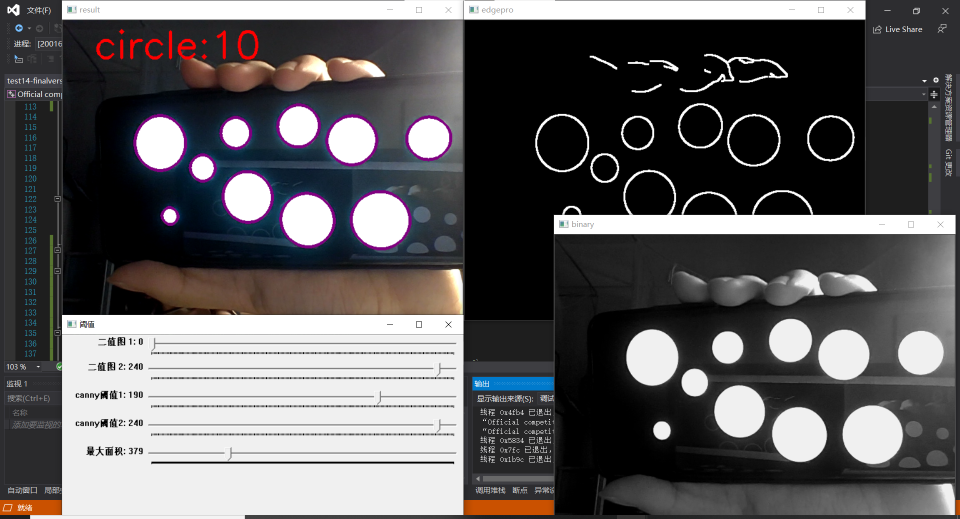
//> input picture circle1.png, 1920 x 1038 px, given in place of the camera (shown at 1/2 size)
$ ./test14-finalversion2   (built with g++ and OpenCV 4)
//> lines starting //> are read from the running program, lines starting //| are printed output that depends on the picture; after the words box and inside, x2 and y2 are one past the last pixel; in counts of white or black regions, pixels touching at a corner belong together

#include <iostream>
#include <opencv2/opencv.hpp>

using namespace cv;
using namespace std;

int nThreshold1 = 0;
int nThreshold2 = 240;
int tmin = 190, tmax = 240;
int amax = 520;
Mat src;
Mat src_gray, binary1, binary2, edge, edgepro;
void on_trackbar(int, void*)
{

}
// 生成轨迹条
void creat_trackbar()
{

	namedWindow("阈值",1);
	resizeWindow("阈值", 640, 320);
	createTrackbar("二值图 1", "阈值", &nThreshold1, 254, on_trackbar);
	createTrackbar("二值图 2", "阈值", &nThreshold2, 254, on_trackbar);
	createTrackbar("canny阈值1", "阈值", &tmin, 254, on_trackbar);
	createTrackbar("canny阈值2", "阈值", &tmax, 254, on_trackbar);
	createTrackbar("最小面积", "阈值", &amax, 2000, on_trackbar);
}

int main()
{
	//默认为外接摄像头
	VideoCapture capture(1);
	creat_trackbar();
	on_trackbar(0,0);
	while (1)
    {
		Mat frame;
		capture >> frame;
//> frame is the input picture: 1038 rows x 1920 cols, CV_8UC3; mean B, G, R 93.7, 92.3, 94
		src = frame;
		Mat result = src.clone();

		//灰度化
		cvtColor(src, src_gray, COLOR_BGR2GRAY);
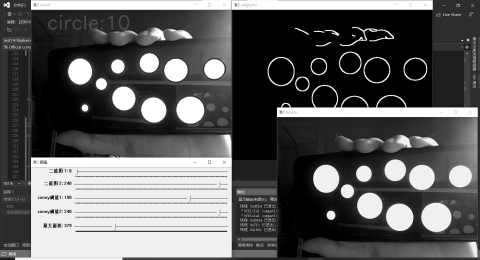
//> src_gray: 1038 rows x 1920 cols, CV_8UC1 (shown at 1/4 size); min 0, max 255, mean 93
		//首次二值化，滤除低频无关信号；默认阈值为0
		threshold(src_gray, binary1, nThreshold1, 255, THRESH_TOZERO);
		//再次二值化，压制高光，只保留中间调；默认阈值为240
		threshold(binary1, binary2, nThreshold2, 255, THRESH_TRUNC);
		imshow("binary", binary2);
		//中值滤波降噪
		medianBlur(binary2, edge, 3);
		imshow("edge1", edge);
		//高斯模糊处理
		GaussianBlur(edge, edge, cv::Size(3, 3), 0);
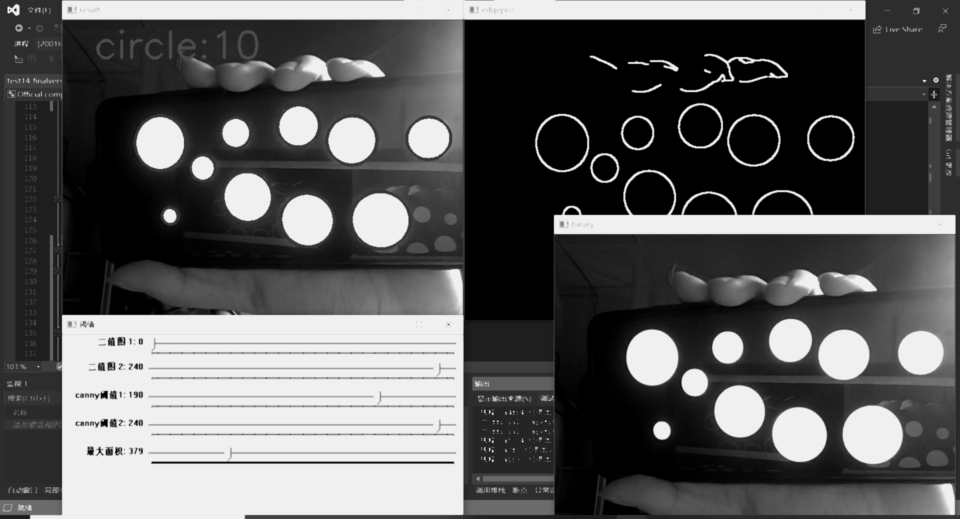
//> edge: 1038 rows x 1920 cols, CV_8UC1 (shown at 1/2 size); min 0, max 240, mean 91.5
		imshow("edge2", edge);
		//运行canny算子，提取边缘；默认高低阈值分别为240和190
		Canny(edge, edge, tmin, tmax, 3);
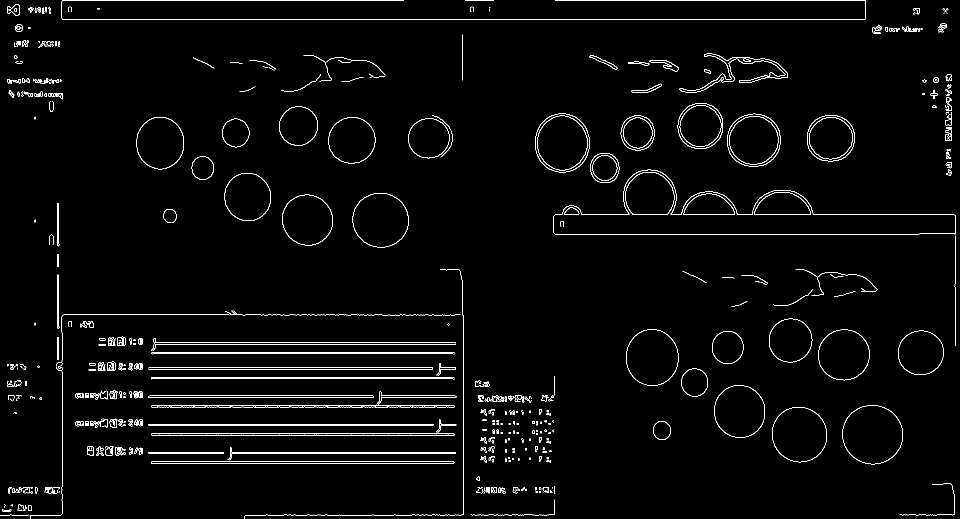
//> edge: 1038 rows x 1920 cols, CV_8UC1 (shown at 1/2 size); 2.3% white in thin lines or dots

		//进行简单的边缘膨胀，防止重复识别同一边缘
		dilate(edge, edgepro, cv::Mat());
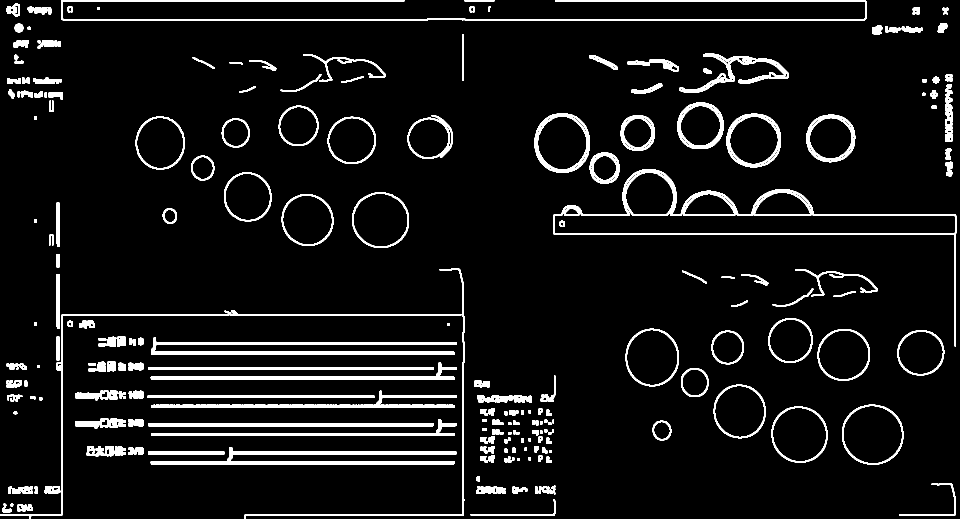
//> edgepro: 1038 rows x 1920 cols, CV_8UC1 (shown at 1/2 size); 6.9% white; 229 white regions
		imshow("edgepro", edgepro);

		//发现轮廓
		vector<vector<Point>> contours;
		vector<Point> point;
		vector<Vec4i> hireachy;
		findContours(edgepro, contours, hireachy, RETR_TREE, CHAIN_APPROX_NONE, Point());
//> contours = 1096 contours, 735 with area under 20; largest, box (x1, y1, x2, y2) and area: (1106, 338, 1913, 693) 51164, (1108, 423, 1911, 468) 29694, (1684, 809, 1807, 930) 11644, (1686, 811, 1805, 928) 10588, (1069, 226, 1180, 346) 10556; hireachy = 1096 items, first 8: [5, -1, 1, -1], [2, -1, -1, 0], [3, 1, -1, 0], [4, 2, -1, 0], [-1, 3, -1, 0], [6, 0, -1, -1], [7, 5, -1, -1], [8, 6, -1, -1]
		int num = 0;
		int a = 0;
		int b = 0;
		int c = 0;
		int d = 0;
		int e = 0;
		//绘制出所有轮廓
		for (int t = 1; t < contours.size(); t++)
		{
			int x = arcLength(contours[t], true);
			int area = contourArea(contours[t], true);
			int epsilon = 0.01 * arcLength(contours[t], true);
			approxPolyDP(contours[t], point, epsilon, true);
			// 对周长和面积进行限制，降低误判
			if (x > 80)
			{
				//面积可用trackbar进行更改，默认最小面积为520
				if (area > amax)
				{
					drawContours(result, contours, t, Scalar(128, 0, 128), 3, 8, Mat(), 0, Point());
					num++;
					//用边数判断对应图形
					if (point.size() == 3)
					{
						a++;
					}
					else if (point.size() == 4)
					{
						b++;
					}
					else if (point.size() == 5)
					{
						c++;
					}
					else if (point.size() == 10)
					{
						d++;
					}
					else if (point.size() >= 15)
					{
						e++;
					}
				}
			}
		}
//> this loop made 1095 passes
//> (x, area, epsilon, point) on pass 53: (1205, 1202, 12, 2 Points (x, y): [304, 925], [906, 925])
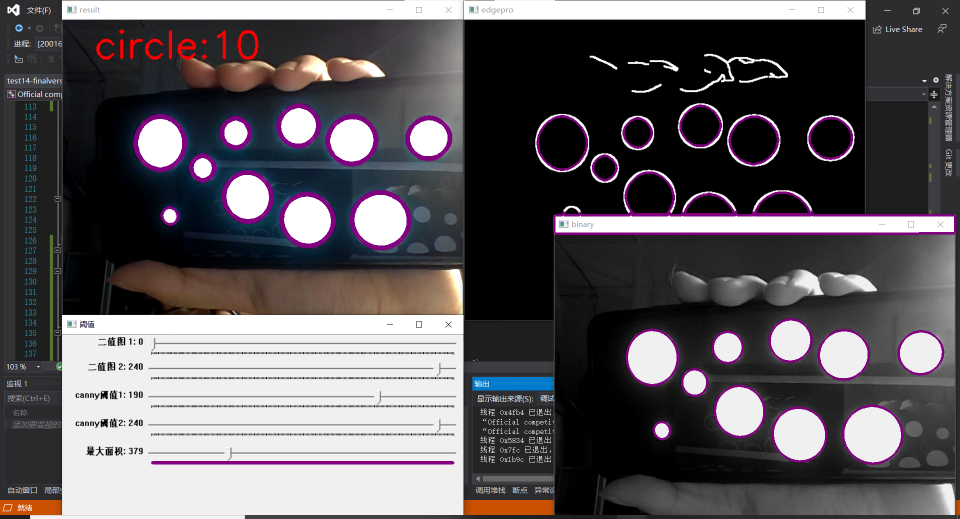
//> result: 1038 rows x 1920 cols, CV_8UC3 (shown at 1/2 size); 2.17% of pixels changed, all inside (x1, y1, x2, y2) = (272, 209, 1913, 930)
//> after the loop, point = 2 Points (x, y): [122, 2], [1732, 37]; num = 30; a = 0; b = 1; c = 0; d = 0; e = 20
		//找出最大的元素，若最大值不为0，则进一步识别对应的图形
		int n[5] = { a,b,c,d,e };
//> n = [0, 1, 0, 0, 20]
		int x = *max_element(n, n + 5);
//> x = 20
		string A;
		stringstream S1;
		S1 << num;
		S1 >> A;
		if (x == 0)
		{
			string t0 = "none!";
			putText(result, t0, Point(50, 60), FONT_HERSHEY_SIMPLEX, 2, Scalar(0, 0, 255), 4, 8);
		}
		//通过各边长累加数量是否为0来判断形状
		while (x != 0)
		{
			if (a != 0)
			{
				string t1 = "triangle:" + A;
				putText(result, t1, Point(50, 60), FONT_HERSHEY_SIMPLEX, 2, Scalar(0, 0, 255), 4, 8);
				break;
			}
			else if (b != 0)
			{
				string t2 = "rectangle:" + A;
				putText(result, t2, Point(50, 60), FONT_HERSHEY_SIMPLEX, 2, Scalar(0, 0, 255), 4, 8);
				break;
			}
			else if (c != 0)
			{
				string t3 = "pentagon:" + A;
				putText(result, t3, Point(50, 60), FONT_HERSHEY_SIMPLEX, 2, Scalar(0, 0, 255), 4, 8);
				break;
			}
			else if (d != 0)
			{
				string t4 = "star:" + A;
				putText(result, t4, Point(50, 60), FONT_HERSHEY_SIMPLEX, 2, Scalar(0, 0, 255), 4, 8);
				break;
			}
			else if (e != 0)
			{
				string t5 = "circle:" + A;
				putText(result, t5, Point(50, 60), FONT_HERSHEY_SIMPLEX, 2, Scalar(0, 0, 255), 4, 8);
				break;
			}
		}
//> this loop made 1 pass
//> pass 1, `putText(result, t2, Point(50, 60), FONT_HERSHEY_SIMPLEX, 2, Scalar(0, ..`:
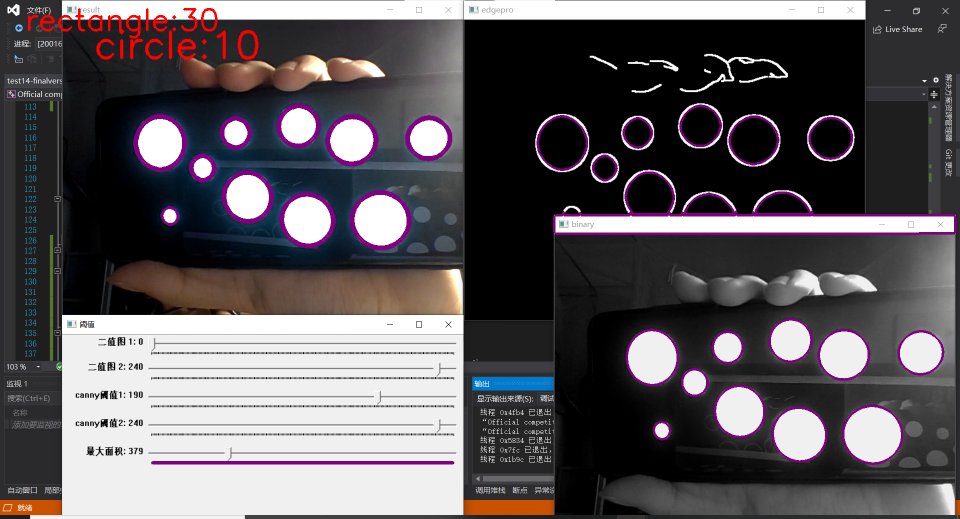
//> result: 1038 rows x 1920 cols, CV_8UC3 (shown at 1/2 size); 0.23% of pixels changed, all inside (x1, y1, x2, y2) = (56, 16, 435, 77)
		imshow("result", result);
		waitKey(50);
	}

	return 0;
}

$ run again, on circle2.png
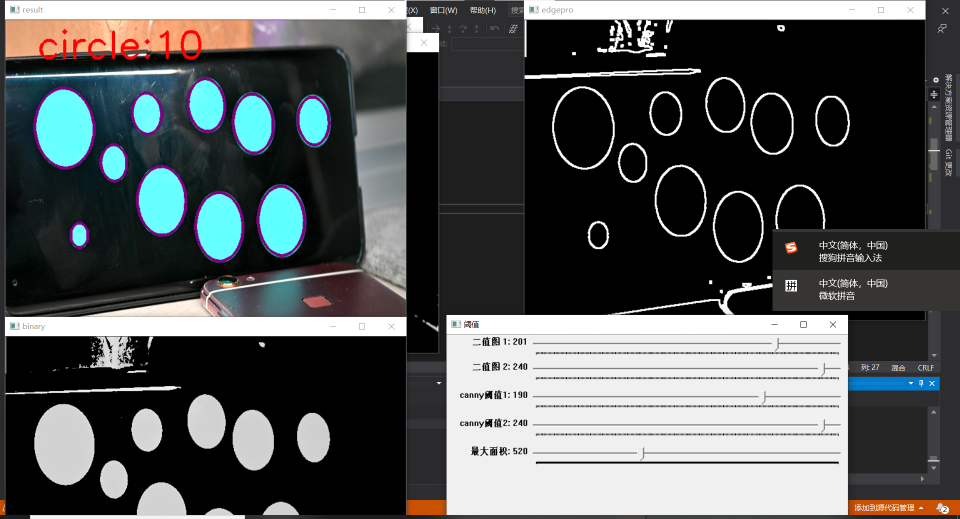
//> input picture circle2.png, 1920 x 1038 px, given in place of the camera (shown at 1/2 size)
//> frame is the input picture: 1038 rows x 1920 cols, CV_8UC3; mean B, G, R 88, 87.4, 84.2
//> `Canny(edge, edge, tmin, tmax, 3);`:
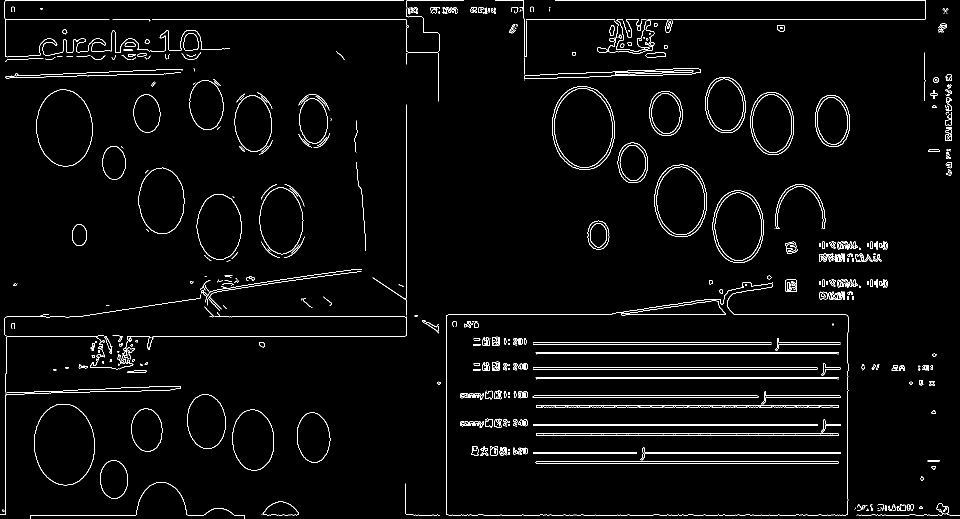
//> edge: 1038 rows x 1920 cols, CV_8UC1 (shown at 1/2 size); 2.7% white in thin lines or dots
//> edgepro: 1038 rows x 1920 cols, CV_8UC1; 8.3% white; 214 white regions
//> contours = 1244 contours, 870 with area under 20; largest, box (x1, y1, x2, y2) and area: (891, 563, 1698, 1032) 329826, (893, 566, 1696, 1030) 320030, (1103, 171, 1231, 341) 17164, (67, 807, 190, 972) 16024, (69, 809, 188, 970) 14759; hireachy = 1244 items, first 8: [1, -1, -1, -1], [2, 0, -1, -1], [7, 1, 3, -1], [4, -1, -1, 2], [5, 3, -1, 2], [6, 4, -1, 2], [-1, 5, -1, 2], [8, 2, -1, -1]
//> the loop `for (int t = 1; t < contours.size(); t++)` made 1243 passes
//> (x, area, epsilon, b) on pass 128: (403, 2595, 4, 1)
//> after the loop `for (int t = 1; t < contours.size(); t++)`: point = contour of 21 points, box (x1, y1, x2, y2) (87, 78, 108, 86), area 74; num = 33; a = 0; b = 2; c = 0; d = 1; e = 11
//> n = [0, 2, 0, 1, 11]
//> `int x = *max_element(n, n + 5);`: x = 11
//> the loop `while (x != 0)` made 1 pass
//> pass 1, `putText(result, t2, Point(50, 60), FONT_HERSHEY_SIMPLEX, 2, Scalar(0, ..`:
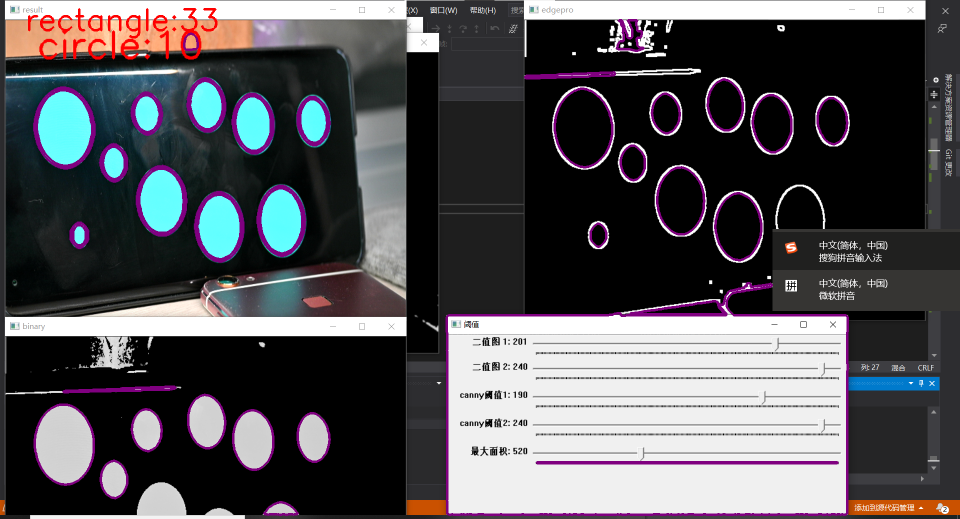
//> result: 1038 rows x 1920 cols, CV_8UC3 (shown at 1/2 size); mean B, G, R 86.9, 82.8, 84.2

$ run again, on pentagon1.png
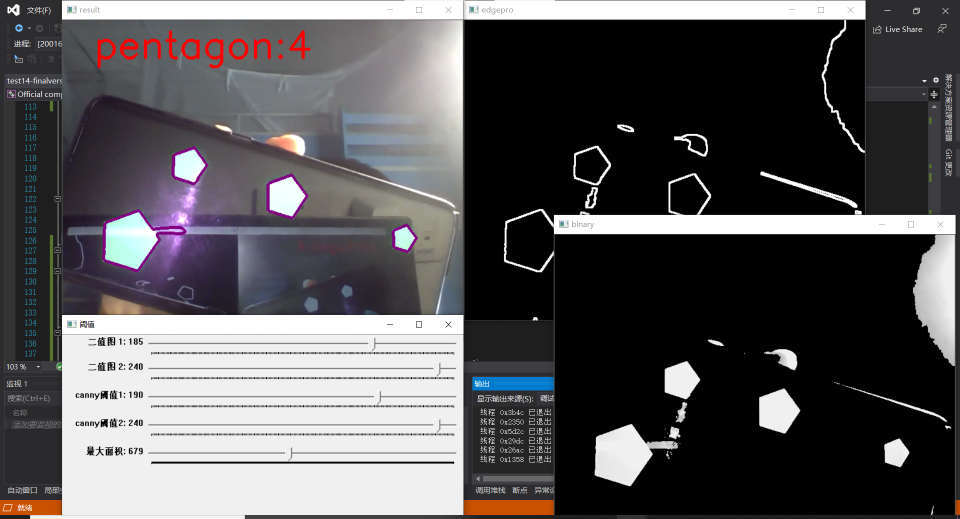
//> input picture pentagon1.png, 1920 x 1038 px, given in place of the camera (shown at 1/2 size)
//> frame is the input picture: 1038 rows x 1920 cols, CV_8UC3; mean B, G, R 88.3, 86.4, 88.2
//> `Canny(edge, edge, tmin, tmax, 3);`:
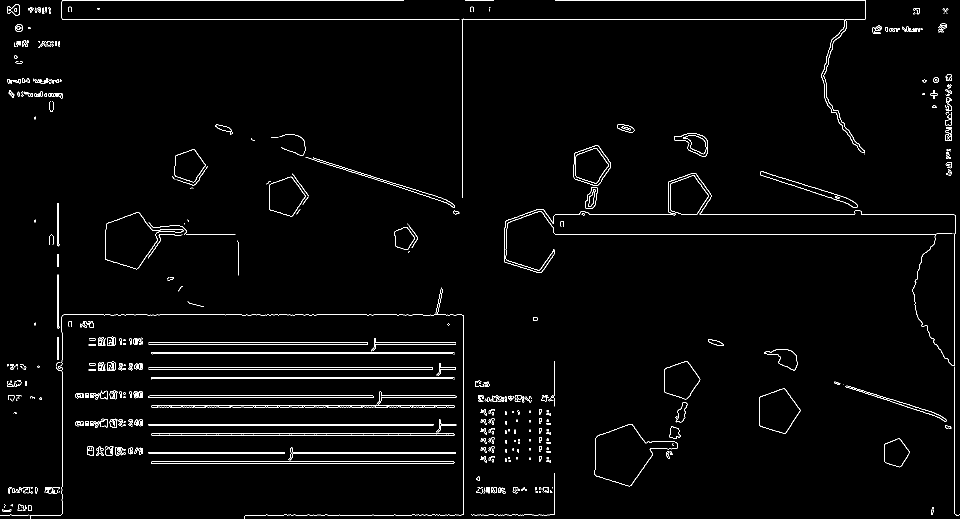
//> edge: 1038 rows x 1920 cols, CV_8UC1 (shown at 1/2 size); 2% white in thin lines or dots
//> edgepro: 1038 rows x 1920 cols, CV_8UC1; 6.2% white; 209 white regions (2 under 20 px)
//> contours = 860 contours, 567 with area under 20; largest, box (x1, y1, x2, y2) and area: (1007, 345, 1920, 1032) 57999, (1103, 421, 1911, 468) 29798, (1826, 468, 1909, 731) 14534, (1188, 847, 1357, 974) 11533, (209, 423, 472, 540) 10271; hireachy = 860 items, first 8: [1, -1, -1, -1], [6, 0, 2, -1], [3, -1, -1, 1], [4, 2, -1, 1], [5, 3, -1, 1], [-1, 4, -1, 1], [7, 1, -1, -1], [8, 6, -1, -1]
//> the loop `for (int t = 1; t < contours.size(); t++)` made 859 passes
//> (x, area, epsilon, point) on passes 44, 52: (558, -1370, 5, 2 Points (x, y): [296, 903], [570, 908]), (1205, 1202, 12, 2 Points (x, y): [304, 925], [906, 925])
//> after the loop `for (int t = 1; t < contours.size(); t++)`: point = 6 Points (x, y): [122, 2], [126, 40], [919, 39], [128, 38], [126, 2], [808, 0]; num = 16; a = 0; b = 1; d = 2; e = 1
//> n = [0, 1, 1, 2, 1]
//> `int x = *max_element(n, n + 5);`: x = 2
//> the loop `while (x != 0)` made 1 pass
//> pass 1, `putText(result, t2, Point(50, 60), FONT_HERSHEY_SIMPLEX, 2, Scalar(0, ..`:
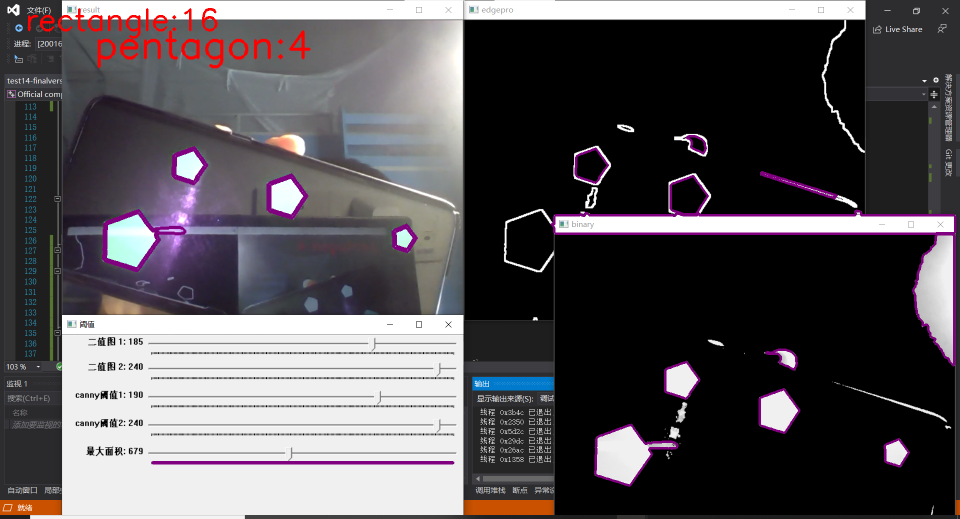
//> result: 1038 rows x 1920 cols, CV_8UC3 (shown at 1/2 size); mean B, G, R 87.5, 83.8, 87.9
